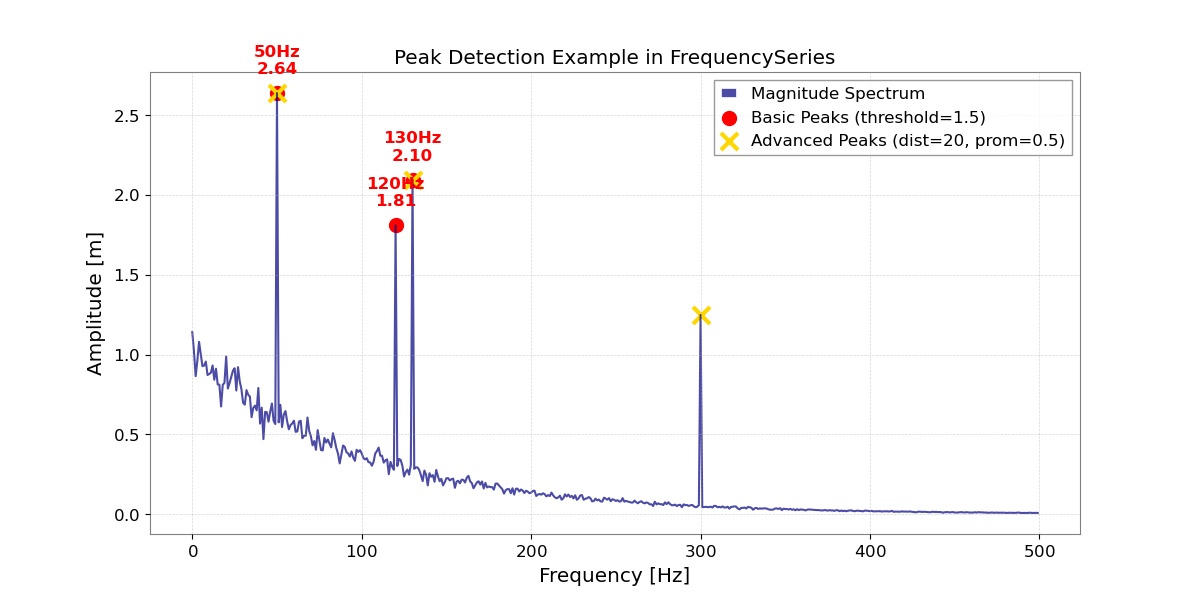

Source code (Python):

import numpy as np
import matplotlib.pyplot as plt
from gwexpy.frequencyseries import FrequencySeries
import astropy.units as u

# 1. データの準備
# 複数のピークを持つ擬似的なスペクトルデータを作成します
fs = 1000  # サンプリング周波数 [Hz]
df = 1.0   # 周波数分解能 [Hz]
f_axis = np.arange(0, 500, df)
data = np.exp(-f_axis/100) * np.random.normal(1, 0.1, len(f_axis)) # ノイズ成分

# 特定の周波数にピークを追加
peak_info = [(50, 2.0), (120, 1.5), (130, 1.8), (300, 1.2)]
for f, amp in peak_info:
    idx = int(f / df)
    data[idx] += amp

# FrequencySeries オブジェクトの作成
spec = FrequencySeries(data, df=df, unit='m')

print(f"FrequencySeries created with units: {spec.unit}")

# 2. 基本的なピーク検出 (find_peaks)
# 閾値 (threshold) を指定してピークを探します
# ここでは threshold=1.5 とします
peak_indices, props = spec.find_peaks(threshold=1.5)
peak_freqs = spec.frequencies[peak_indices]
peak_values = np.abs(spec[peak_indices])

print(f"Detected peaks at frequencies: {peak_freqs}")

# 3. 可視化 (Visualization)
plt.figure(figsize=(12, 6))
plt.plot(spec.frequencies, np.abs(spec), label='Magnitude Spectrum', color='navy', alpha=0.7)
plt.scatter(peak_freqs, peak_values, color='red', marker='o', s=100, label='Basic Peaks (threshold=1.5)')

# ピークに値を表示 ( units による TypeError を避けるため v.value を使用)
for f, v in zip(peak_freqs.value, peak_values.value):
    plt.text(f, v + 0.1, f"{f:.0f}Hz\n{v:.2f}", ha='center', va='bottom', color='red', weight='bold')

# 4. 高度なピーク検出 (distance, prominence)
# distance: ピーク間の最小間隔を指定（近いピークを無視する）
# prominence: ピークの「際立ち（プロミネンス）」を指定
peak_indices_adv, props_adv = spec.find_peaks(distance=20, prominence=0.5)
peak_freqs_adv = spec.frequencies[peak_indices_adv]
peak_values_adv = np.abs(spec[peak_indices_adv])

plt.scatter(peak_freqs_adv, peak_values_adv, color='gold', marker='x', s=150, linewidths=3, label='Advanced Peaks (dist=20, prom=0.5)')

plt.xlabel(f'Frequency [{spec.frequencies.unit}]')
plt.ylabel(f'Amplitude [{spec.unit}]')
plt.title('Peak Detection Example in FrequencySeries')
plt.grid(True, which='both', linestyle='--', alpha=0.5)
plt.legend()
plt.savefig('peak_detection_demo.png')
print("Demo plot saved to 'peak_detection_demo.png'")
plt.show()

# 5. 異なるメソッドでの検出 (db)
# デシベルスケールでのピーク検出も可能です
peak_indices_db, _ = spec.find_peaks(threshold=0, method='db') # 0dB以上
print(f"Detected peaks in dB above 0dB: {spec.frequencies[peak_indices_db]}")
